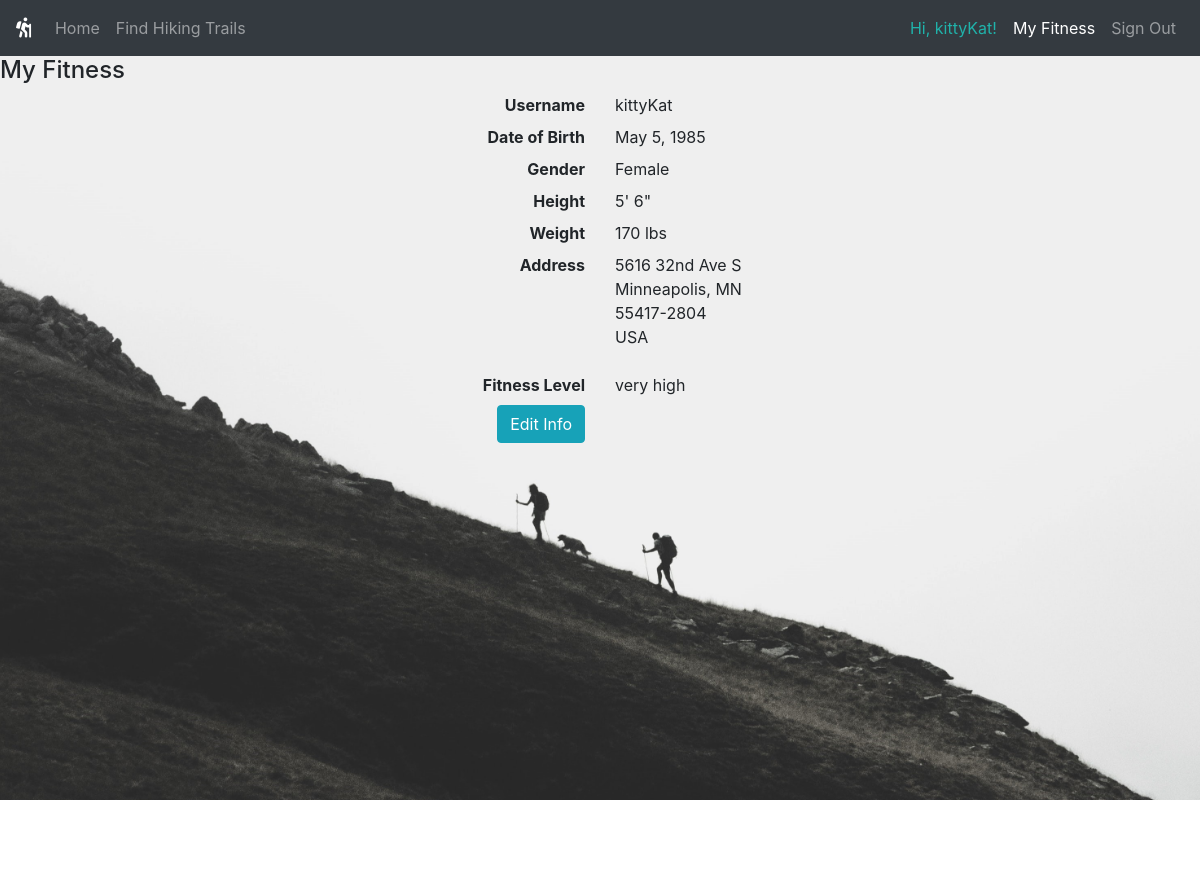
The page /display_info (signed in) on the database its author committed.
### database_structures.py (models this page shows, shortened)
class User(UserMixin, db.Model):
    id = db.Column(db.Integer, primary_key=True)
    username = db.Column(db.String(64), index=True, unique=True)
    date_of_birth = db.Column(db.Date)
    gender = db.Column(db.String(1))
    height = db.Column(db.Integer)
    weight = db.Column(db.Integer)
    address = db.Column(db.String(64))
    address2 = db.Column(db.String(64))
    city = db.Column(db.String(32))
    state = db.Column(db.String(32))
    zip_code = db.Column(db.String(16))
    country = db.Column(db.String(32))
    fitness_level = db.Column(db.Integer)
    password_hash = db.Column(db.String(128))

### app.py (the view)
@app.route('/display_info', methods=["GET"])
def display_info():
    logged_in = False
    if request.method == 'GET':             # render the user's info on the My Fitness page
        if current_user.is_authenticated:
            logged_in = True
            curr_user = db.session.query(User).filter_by(username=current_user.username).first()
            if curr_user.date_of_birth is not None:
                year = curr_user.date_of_birth.year
                month = calendar.month_name[curr_user.date_of_birth.month]
                day = curr_user.date_of_birth.day
            else:
                year = ""
                month = ""
                day = ""
            if curr_user.gender == "m":
                gender = "Male"
            elif curr_user.gender == "f":
                gender = "Female"
            else:
                gender = ""
            if curr_user.height is not None:
                total_inches = curr_user.height
                feet = total_inches // 12
                inches = total_inches % 12
                height = str(feet) + "\' " + str(inches) + "\""
            else:
                height = ""
            if curr_user.weight is not None:
                weight = str(curr_user.weight)
            else:
                weight = ""
            if curr_user.address is not None:
                address = curr_user.address
            else:
                address = ""
            if curr_user.address2 is not None:
                address2 = curr_user.address2
            else:
                address2 = ""
            if curr_user.city is not None:
                city = curr_user.city
            else:
                city = ""
            if curr_user.state is not None:
                state = curr_user.state
            else:
                state = ""
            if curr_user.zip_code is not None:
                zip_code = curr_user.zip_code
            else:
                zip_code = ""
            if curr_user.country is not None:
                country = curr_user.country
            else:
                country = ""
            level = curr_user.fitness_level
            user_fitness = ""
            if level == 1:
                user_fitness = "low"
            elif level == 2:
                user_fitness = "medium"
            elif level == 3:
                user_fitness = "high"
            elif level == 4:
                user_fitness = "very high"
            return render_template('display_info.html', title="My Fitness", active={'my_fitness': True},
                                   username=curr_user.username, month=month, day=day, year=year, gender=gender,
                                   height=height, weight=weight, address=address, address2=address2, city=city,
                                   state=state, zip=zip_code, country=country, user_fitness=user_fitness,
                                   logged_in=logged_in)
        return render_template('display_info.html', title="My Fitness", active={'my_fitness': True},
                               logged_in=logged_in)

### app.py (called while the page is built)
@login.user_loader
def load_user(id):
    return User.query.get(int(id))

### templates/display_info.html (shortened to what this page needs)
{% extends "layout.html" %}
{% block content %}
<div class="background">
{% if logged_in %}
  <h4>My Fitness</h4>
  <dl class="row">
    <dd class="col-sm-4"></dd>
    <dt class="col-sm-2">Username</dt>
    <dd class="col-sm-2">{{username}}</dd>
    <dd class="col-sm-4"></dd>
    <dd class="col-sm-4"></dd>
    <dt class="col-sm-2">Date of Birth</dt>
    {% if month %}
    <dd class="col-sm-2">{{month}} {{day}}, {{year}}</dd>
    {% else %}
    <dd class="col-sm-2"></dd>
    {% endif %}
    <dd class="col-sm-4"></dd>
    <dd class="col-sm-4"></dd>
    <dt class="col-sm-2">Gender</dt>
    <dd class="col-sm-2">{{gender}}</dd>
    <dd class="col-sm-4"></dd>
    <dd class="col-sm-4"></dd>
    <dt class="col-sm-2">Height</dt>
    <dd class="col-sm-2">{{height}}</dd>
    <dd class="col-sm-4"></dd>
    <dd class="col-sm-4"></dd>
    <dt class="col-sm-2">Weight</dt>
    {% if weight %}
    <dd class="col-sm-2">{{weight}} lbs</dd>
    {% else %}
    <dd class="col-sm-2"></dd>
    {% endif %}
    <dd class="col-sm-4"></dd>
    <dd class="col-sm-4"></dd>
    <dt class="col-sm-2">Address</dt>
    <dd class="col-sm-2">
      <p>{{address}}<br>
        {% if city %}
        {{city}}, {{state}} {{zip}}<br>
        {% endif %}
        {{country}}
      </p>
    </dd>
    <dd class="col-sm-4"></dd>
    <dd class="col-sm-4"></dd>
    <dt class="col-sm-2">Fitness Level</dt>
    <dd class="col-sm-2" data-toggle="tooltip" data-placement="right" title="Fitness level is based on the average number of hours per week you are physically active, in order to get a base level. This level is then adjusted based on your intensity when hiking and the average length of each hike.">{{user_fitness}}</dd>
    <dd class="col-sm-4"></dd>
    <dd class="col-sm-6">
      <button type="submit" onclick="window.location='/edit_info'" class="btn btn-info" data-toggle="tooltip" data-placement="right" title="Edit your info to get trails personalized based on your location and physical fitness level.">Edit Info</button>
    </dd>
    <dd class="col-sm-6"></dd>
  </dl>
  </div>
{% endif %}
{% endblock content %}

### templates/layout.html (shortened to what this page needs)
<!DOCTYPE html>
<html lang="en">
<head>
  <link rel="stylesheet" href="https://stackpath.bootstrapcdn.com/bootstrap/4.5.2/css/bootstrap.min.css">
	<link rel="stylesheet" href="https://use.fontawesome.com/releases/v5.3.1/css/all.css">
  <link rel="stylesheet" href="{{ url_for('static', filename='css/styles.css') }}">
</head>
<body>
  <div class="nav-container">
  <nav class="navbar navbar-expand-lg navbar-dark bg-dark">
    <a class="navbar-brand" href="/"><i class="fas fa-hiking"></i></a>
    <div class="collapse navbar-collapse" id="navbarToggler">
      <ul class="navbar-nav mr-auto">
        <li class="nav-item">
          <a class="nav-link {% if active.index %}active{% endif %}" href="/">Home</i></a>
        </li>
        <li class="nav-item">
          <a class="nav-link {% if active.find_trails %}active{% endif %}" href="/find_trails">Find Hiking Trails</a>
        </li>
      </ul>
      <ul class="navbar-nav ml-auto">
        {% if current_user.is_anonymous %}
        {% else %}
        <li class="nav-item">
          <span class="nav-link" style="color: lightseagreen;">Hi, {{ current_user.username }}!</span>
        </li>
        {% endif %}
        {% if current_user.is_anonymous %}
        <li class="nav-item">
          <a class="nav-link {% if active.my_fitness %}active{% endif %}" href="/fitness_values">My Fitness</a>
        </li>
        {% else %}
        <li class="nav-item">
          <a class="nav-link {% if active.my_fitness %}active{% endif %}" href="/display_info">My Fitness</a>
        </li>
        {% endif %}
        <li class="nav-item">
          {% if current_user.is_anonymous %}
          <a class="nav-link {% if active.signin %}active{% endif %}" href="/signin">Sign In</a>
          {% else %}
          <a class="nav-link {% if active.signin %}active{% endif %}" href="{{ url_for('signout') }}">Sign Out</a>
          {% endif %}
        </li>
      </ul>
    </div>
  </nav>
  </div>
    {% block content %}{% endblock %}
</body>
</html>

### templates/display_info.html (style rules this page uses)
html, body { height: 100%; width: 100%; margin: 0px; padding: 0px; overflow-x: hidden; }
.background { background-image: url("../static/img/fabrizio-conti-xPFhK0MGsyw-unsplash.jpg"); height: 100%; background-position: center; background-repeat: no-repeat; background-size: cover; }
dt { text-align: right; }
dd button { float: right; white-space: nowrap; }

### rows shown on the page
User: username "kittyKat", address "5616 32nd Ave S", city "Minneapolis", state "MN", zip_code "55417-2804", country "USA"

### other values the page prints
{{ month }} "May"
{{ day }} "5"
{{ year }} "1985"
{{ gender }} "Female"
{{ height }} "5' 6\""
{{ weight }} "170"
{{ user_fitness }} "very high"
